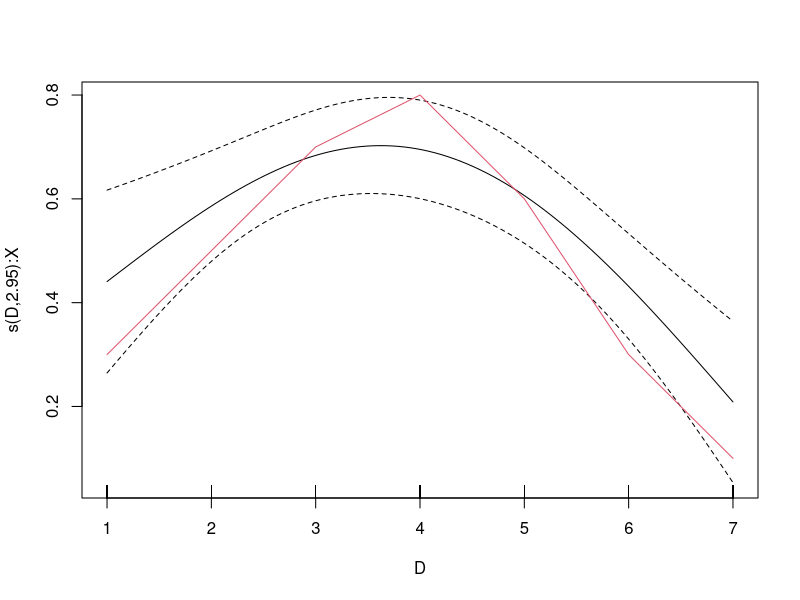

Source code (R):
  library(mgcv)

  N<- 100
  N.distclass<- 7

  X<- matrix(runif(N * N.distclass, -2, 2), N, N.distclass)

  noise<- rnorm(N)

  true.coefs<- c(0.3, 0.5, 0.7, 0.8, 0.6, 0.3, 0.1)

  y<- X %*% true.coefs + noise

  D<- matrix(1:N.distclass, N, N.distclass, byrow= T)

  b<- gam(y ~ s(D, by= X, k= 3))
  summary(b)

  par(mfrow= c(1, 1))
  plot(b, shade= TRUE)
  lines(1:N.distclass, true.coefs, col= 2)

